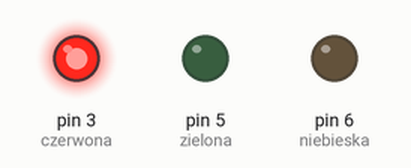
Bench run of a sketch on a simulated Arduino Uno, built with avr-gcc and run on an emulated ATmega328P. Parts: output pins drawn as LEDs (lit = HIGH).

Above: at 1.0 s.
At 5.0 s:
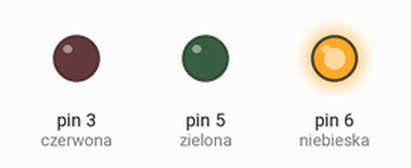
At 9.0 s:
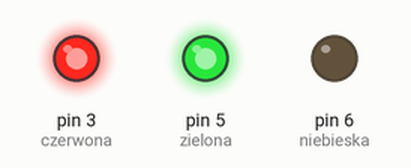
At 11.0 s:
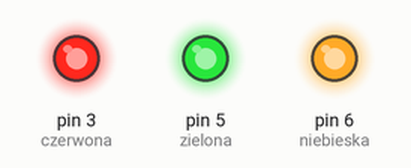
At 13.0 s:
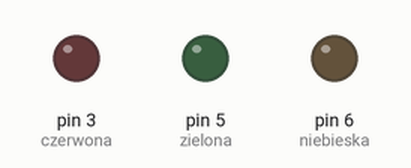
At 17.0 s:
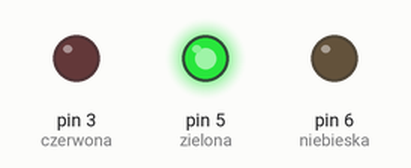
Timing chart, 0 to 18.2 s (numbered marks = the images above):
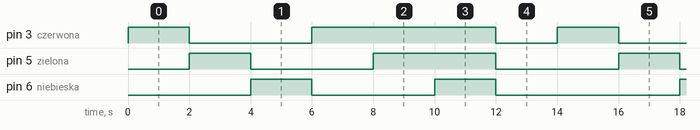

The sketch:

dioda_rgb.ino
```cpp
#define czerwona 3
#define zielona 5
#define niebieska 6

void setup() {
  pinMode(czerwona,OUTPUT);
  pinMode(zielona,OUTPUT);
  pinMode(niebieska,OUTPUT);
}

void loop() {
  digitalWrite(czerwona, HIGH);  // Świecimy tylko na czerwono
  delay(2000);
  digitalWrite(czerwona, LOW);  // Świecimy tylko na zielono
  digitalWrite(zielona, HIGH);
  delay(2000);
  digitalWrite(zielona, LOW);   // Świecimy tylko na niebiesko
  digitalWrite(niebieska, HIGH);
  delay(2000);
  digitalWrite(niebieska, LOW);


  digitalWrite(czerwona, HIGH); // Świecimy każdą po kolei, bez gaszenia poprzednich
  delay(2000);
  digitalWrite(zielona, HIGH);
  delay(2000);
  digitalWrite(niebieska, HIGH);
  delay(2000);

  digitalWrite(czerwona, LOW); // Wyłączamy wszystkie diody
  digitalWrite(niebieska, LOW);
  digitalWrite(zielona, LOW);
  delay(2000);

}
```

Measured:
- by itself, pin 3 (czerwona): repeats every 14.0 s: LOW 4.0 s, HIGH 6.0 s, LOW 2.0 s, HIGH 2.0 s
- by itself, pin 5 (zielona): repeats every 14.0 s: LOW 4.0 s, HIGH 4.0 s, LOW 4.0 s, HIGH 2.0 s
- by itself, pin 6 (niebieska): repeats every 14.0 s: LOW 4.0 s, HIGH 2.0 s, LOW 6.0 s, HIGH 2.0 s
